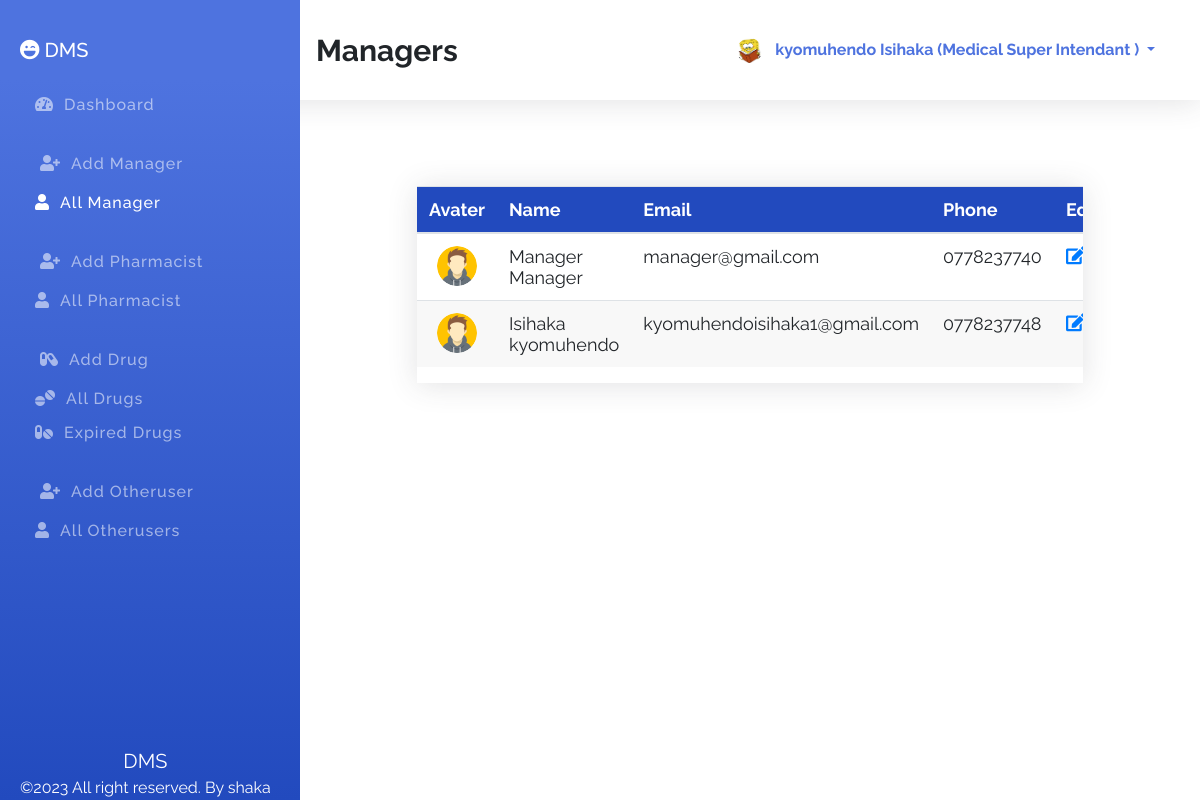
/DMS/home.php?id=allManager (signed in), run on the app's committed database.
### tables this page shows
CREATE TABLE `managers` (
  `id` int(11) NOT NULL,
  `fname` varchar(100) NOT NULL,
  `lname` varchar(100) NOT NULL,
  `email` varchar(100) NOT NULL,
  `phone` varchar(100) NOT NULL,
  `password` varchar(100) NOT NULL,
  `role` varchar(100) NOT NULL DEFAULT 'manager',
  `avatar` varchar(255) NOT NULL DEFAULT 'avatar.png'
);

### DMS/home.php (the view, shortened to what this page needs)
<?php
$sessionId = $_SESSION['id'] ?? '';
$sessionRole = $_SESSION['role'] ?? '';
$connection = mysqli_connect(DB_HOST, DB_USER, DB_PASSWORD, DB_NAME);
$id = $_REQUEST['id'] ?? 'dashboard';
$action = $_REQUEST['action'] ?? '';
?>
<!DOCTYPE html>
<html lang="en">
<head>
    <link rel="stylesheet" href="assets/css/bootstrap.min.css">
    <link rel="stylesheet" href="assets/css/all.min.css">
    <link rel="stylesheet" href="assets/css/style.css">
</head>
<body onload="generateUniqueValue()">
    <section class="topber">
        <div class="topber__title">
            <span class="topber__title--text">
                <?php
                if ('dashboard' == $id) {
                    echo "DashBoard";
                } elseif ('addManager' == $id) {
                    echo "Add Manager";
                } elseif ('allManager' == $id) {
                    echo "Managers";
                } elseif ('addPharmacist' == $id) {
                    echo "Add Pharmacist";
                } elseif ('allPharmacist' == $id) {
                    echo "Pharmacists";
                } elseif ('addDrug' == $id) {
                    echo "Add Drug";
                } elseif ('allDrug' == $id) {
                    echo "Drugs";
                } elseif ('expiredDrug' == $id) {
                    echo "Expired Drugs";
                } elseif ('addSalesman' == $id) {
                    echo "Add OtherUser";
                } elseif ('allSalesman' == $id) {
                    echo "Otherusers";
                } elseif ('userProfile' == $id) {
                    echo "Your Profile";
                } elseif ('editManager' == $action) {
                    echo "Edit Manager";
                } elseif ('editPharmacist' == $action) {
                    echo "Edit Pharmacist";
                } elseif ('editDrug' == $action) {
                    echo "Edit Drug";
                } elseif ('viewDrug' == $action) {
                    echo "View Drug";
                } elseif ('editSalesman' == $action) {
                    echo "Edit Otheruser";
                }
                ?>
            </span>
        </div>
        <div class="topber__profile">
            <?php
            $query = "SELECT fname,lname,role,avatar FROM {$sessionRole}s WHERE id='$sessionId'";
            $result = mysqli_query($connection, $query);
            if ($data = mysqli_fetch_assoc($result)) {
                $fname = $data['fname'];
                $lname = $data['lname'];
                $role = $data['role'];
                $avatar = $data['avatar'];
                ?>
                                                                                <img src="assets/img/<?php echo "$avatar"; ?>" height="25" width="25" class="rounded-circle" alt="profile">
                                                                                <div class="dropdown">
                                                                                    <button class="btn dropdown-toggle" type="button" id="dropdownMenuButton" data-toggle="dropdown" aria-haspopup="true" aria-expanded="false">
                                                                                    <?php
                                                                                    if ($role == 'salesman') {
                                                                                        echo "$fname $lname" ;
                                                                                    }elseif($role=='admin'){
                                                                                        echo "$fname $lname (Medical Super Intendant )";
                                                                                    }else{
                                                                                        echo "$fname $lname (" . ucwords($role) . " )";
                                                                                    }
            }
            ?>
                    </button>
                </div>
        </div>
    </section>
    <section id="sideber" class="sideber">
        <ul class="sideber__ber">
            <h3 class="sideber__panel"><i id="left" class="fas fa-laugh-wink"></i> DMS</h3>
            <li id="left" class="sideber__item<?php if ('dashboard' == $id) {
                echo " active";
            } ?>">
                <a href="home.php?id=dashboard"><i id="left" class="fas fa-tachometer-alt"></i>Dashboard</a>
            </li>
            <?php if ('admin' == $sessionRole) { ?>
                                                                                <li id="left" class="sideber__item sideber__item--modify<?php if ('addManager' == $id) {
                                                                                    echo " active";
                                                                                } ?>">
                                                                                    <a href="home.php?id=addManager"><i id="left" class="fas fa-user-plus"></i></i>Add Manager</a>
                                                                                </li><?php } ?>
            <li id="left" class="sideber__item<?php if ('allManager' == $id) {
                echo " active";
            } ?>">
                <a href="home.php?id=allManager"><i id="left" class="fas fa-user"></i>All Manager</a>
            </li>
            <?php if ('admin' == $sessionRole || 'manager' == $sessionRole) { ?>
                                        <li id="left" class="sideber__item sideber__item--modify<?php if ('addPharmacist' == $id) {
                                            echo " active";
                                        } ?>">
                                            <a href="home.php?id=addPharmacist"><i id="left" class="fas fa-user-plus"></i></i>Add
                                                Pharmacist</a>
                                        </li><?php } ?>
            <li id="left" class="sideber__item<?php if ('allPharmacist' == $id) {
                echo " active";
            } ?>">
                <a href="home.php?id=allPharmacist"><i id="left" class="fas fa-user"></i>All Pharmacist</a>
            </li>
            <?php if ('admin' == $sessionRole || 'manager' == $sessionRole || 'pharmacist' == $sessionRole) { ?>
                                                                                <li id="left" class="sideber__item sideber__item--modify<?php if ('addDrug' == $id) {
                                                                                    echo " active";
                                                                                } ?>">
                                                                                    <a href="home.php?id=addDrug"><i id="left" class="fas fa-capsules"></i></i>Add
                                                                                        Drug</a>
                                                                                </li><?php } ?>
            <li id="left" class="sideber__item<?php if ('allDrug' == $id) {
                echo " active";
            } ?>">
                <a href="home.php?id=allDrug"><i id="left" class="fas fa-tablets"></i>All Drugs</a>
            </li>
            <li id="left" class="sideber__item<?php if ('expiredDrug' == $id) {
                echo " active";
            } ?>">
                <a href="home.php?id=expiredDrug"><i id="left" class="fas fa-pills"></i>Expired Drugs</a>
            </li>
            <?php if ('admin' == $sessionRole || 'manager' == $sessionRole || 'pharmacist' == $sessionRole) { ?>
                                                                                <li id="left" class="sideber__item sideber__item--modify<?php if ('addSalesman' == $id) {
                                                                                    echo " active";
                                                                                } ?>">
                                                                                    <a href="home.php?id=addSalesman"><i id="left" class="fas fa-user-plus"></i>Add Otheruser</a>
                                                                                </li><?php } ?>
            <li id="left" class="sideber__item<?php if ('allSalesman' == $id) {
                echo " active";
            } ?>">
                <a href="home.php?id=allSalesman"><i id="left" class="fas fa-user"></i>All Otherusers</a>
            </li>
        </ul>
        <footer class="text-center"><span>DMS</span><br>©2023 All right reserved. By shaka</footer>
    </section>
    <section class="main">
        <div class="container">
            <div class="manager">
                <?php if ('allManager' == $id) { ?>
                                                                                    <div class="allManager">
                                                                                        <div class="main__table">
                                                                                            <table class="table">
                                                                                                <thead>
                                                                                                    <tr>
                                                                                                        <th scope="col">Avater</th>
                                                                                                        <th scope="col">Name</th>
                                                                                                        <th scope="col">Email</th>
                                                                                                        <th scope="col">Phone</th>
                                                                                                        <?php if ('admin' == $sessionRole) { ?>
                                                                                                                                                                            <th scope="col">Edit</th>
                                                                                                        <?php } ?>
                                                                                                    </tr>
                                                                                                </thead>
                                                                                                <tbody>
                                                                                                    <?php
                                                                                                    $getManagers = "SELECT * FROM managers";
                                                                                                    $result = mysqli_query($connection, $getManagers);
                                                                                                    while ($manager = mysqli_fetch_assoc($result)) { ?>
                                                                                                                                                                        <tr>
                                                                                                                                                                            <td>
                                                                                                                                                                                <center><img class="rounded-circle" width="40" height="40" src="assets/img/<?php echo $manager['avatar']; ?>" alt=""></center>
                                                                                                                                                                            </td>
                                                                                                                                                                            <td><?php printf("%s %s", $manager['fname'], $manager['lname']); ?></td>
                                                                                                                                                                            <td><?php printf("%s", $manager['email']); ?></td>
                                                                                                                                                                            <td><?php printf("%s", $manager['phone']); ?></td>
                                                                                                                                                                            <?php if ('admin' == $sessionRole) { ?>
                                                                                                                                                                                                                                                <td><?php printf("<a href='home.php?action=editManager&id=%s'><i class='fas fa-edit'></i></a>", $manager['id']) ?></td>
                                                                                                                                                                                                                                                <td><?php printf("<a class='delete' href='home.php?action=deleteManager&id=%s'><i class='fas fa-trash'></i></a>", $manager['id']) ?></td>
                                                                                                                                                                            <?php } ?>
                                                                                                                                                                        </tr>
                                                                                                    <?php } ?>
                                                                                                </tbody>
                                                                                            </table>
                                                                                        </div>
                                                                                    </div>
                <?php } ?>
            </div>
    </section>
</body>
</html>

### data on the page
managers: avatar (placeholder picture), fname "Manager", lname "Manager", email "manager@gmail.com", phone "0778237740"
managers: avatar (placeholder picture), fname "Isihaka", lname "kyomuhendo", email "kyomuhendoisihaka1@gmail.com", phone "0778237748"

### other printed values
$fname "kyomuhendo"
$lname "Isihaka"
